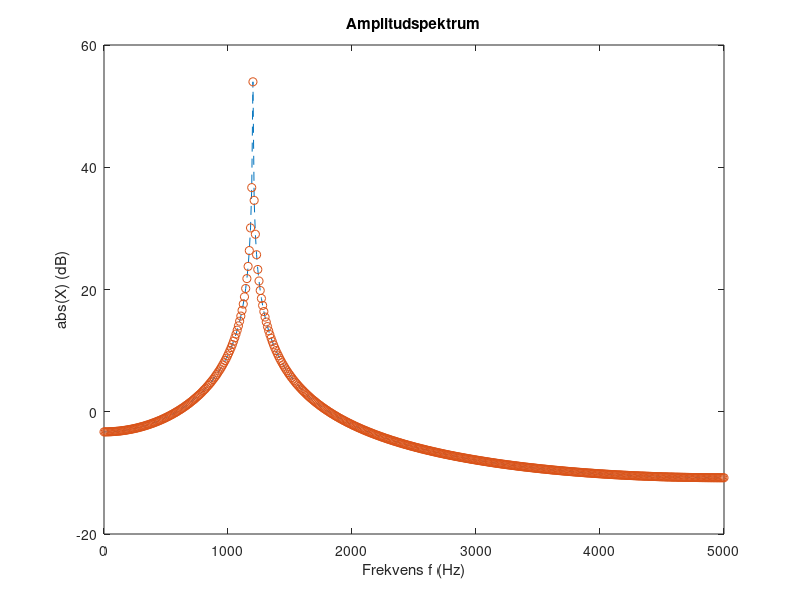
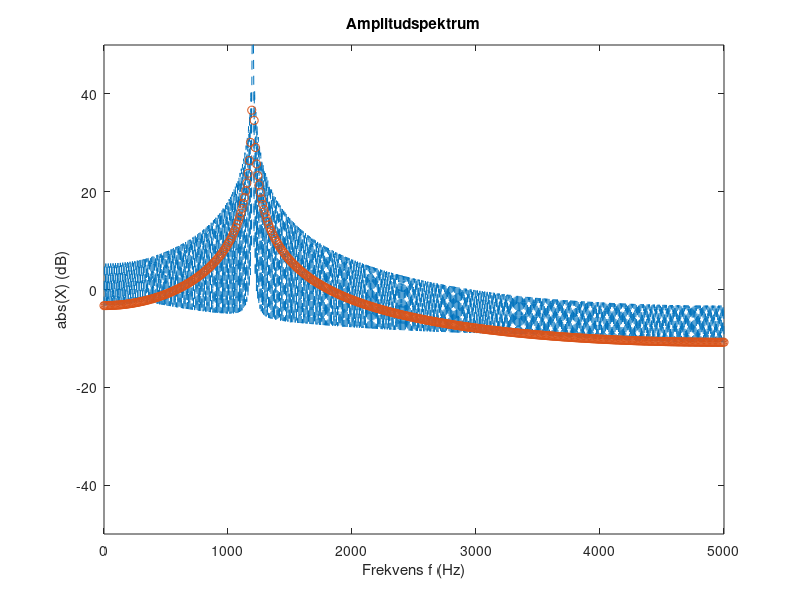
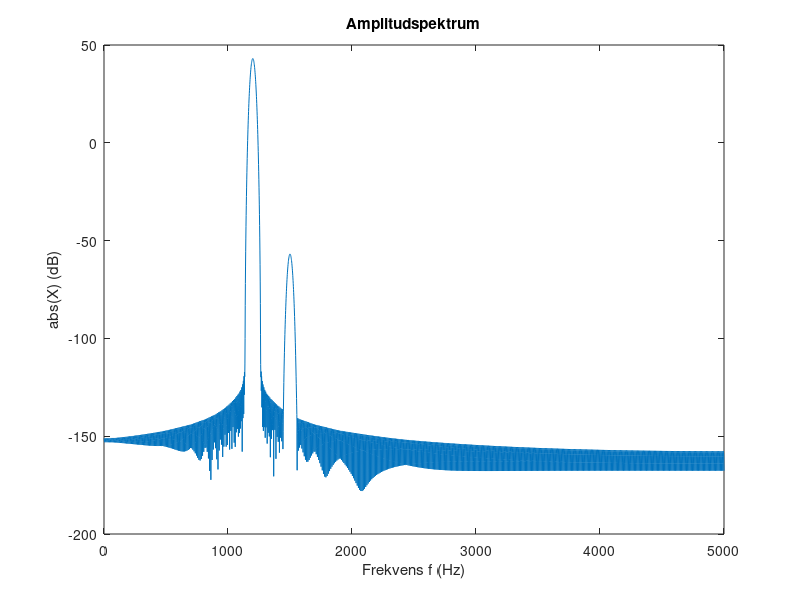

The MATLAB script that drew these images, in order:
clear
clf

N=1024;
N1=1024*8;
fs=10000;
Ts=1/fs;
t=(0:N-1)'*Ts; % discrete time samples
f0=1200; % frequency of sinusiod (Hz)
f1=1500; % frequency of sinusoid (Hz)
x=sin(2*pi*f0*t)+10^(-100/20).*sin(2*pi*f1*t); % sampling two sinusoids
X=fft(x);
X1=fft(x, N1);

figure(1)
plot((0:N/2)*fs/N,20*log10(abs(X(1:N/2+1))),'--')
hold on
plot((0:N/2)*fs/N,20*log10(abs(X(1:N/2+1))),'o')
hold off
xlabel('Frekvens f (Hz)')
ylabel('abs(X) (dB)')
title('Amplitudspektrum')

figure(2)
plot((0:N1/2)*fs/N1,20*log10(abs(X1(1:N1/2+1))),'--')
hold on
plot((0:N/2)*fs/N,20*log10(abs(X(1:N/2+1))),'o')
axis([0 fs/2 -50 50])
hold off
xlabel('Frekvens f (Hz)')
ylabel('abs(X) (dB)')
title('Amplitudspektrum')

% DFT with window functions
w_1=boxcar(N); % Rectangular window
w_2=hanning(N); % Hanning window
w_3=hamming(N); % Hamming window
w_4=blackman(N); % Blackman window
w_5=kaiser(N,20); % Kaiser window
Xw=fft(x.*w_5,N1);

figure(3)
plot((0:N1/2)*fs/N1,20*log10(abs(Xw(1:N1/2+1))),'-')
axis([0 fs/2 -200 50])
xlabel('Frekvens f (Hz)')
ylabel('abs(X) (dB)')
title('Amplitudspektrum')